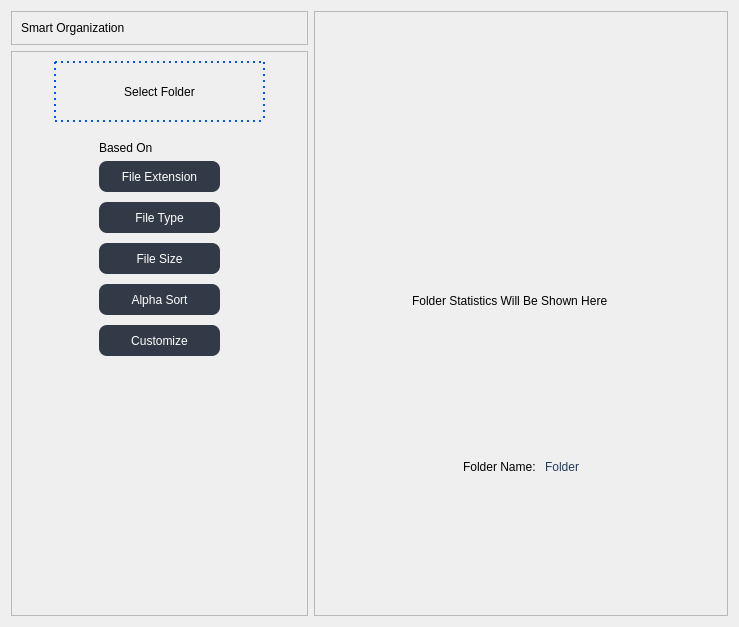
         <widget class="QWidget" name="page_3">
          <property name="toolTip">
           <string>&lt;html&gt;&lt;head/&gt;&lt;body&gt;&lt;p&gt;sdfdfsf&lt;/p&gt;&lt;/body&gt;&lt;/html&gt;</string>
          </property>
          <property name="whatsThis">
           <string>&lt;html&gt;&lt;head/&gt;&lt;body&gt;&lt;p&gt;fsdfsdf&lt;/p&gt;&lt;/body&gt;&lt;/html&gt;</string>
          </property>
          <layout class="QGridLayout" name="gridLayout_27">
           <item row="0" column="0">
            <widget class="QFrame" name="frame_18">
             <property name="frameShape">
              <enum>QFrame::StyledPanel</enum>
             </property>
             <property name="frameShadow">
              <enum>QFrame::Raised</enum>
             </property>
             <layout class="QGridLayout" name="gridLayout_25">
              <item row="0" column="0">
               <widget class="QLabel" name="label_24">
                <property name="styleSheet">
                 <string notr="true">font: 75 20pt &quot;MS Shell Dlg 2&quot;;</string>
                </property>
                <property name="text">
                 <string>Smart Organization</string>
                </property>
               </widget>
              </item>
             </layout>
            </widget>
           </item>
           <item row="0" column="1" rowspan="2">
            <widget class="QFrame" name="frame_17">
             <property name="frameShape">
              <enum>QFrame::StyledPanel</enum>
             </property>
             <property name="frameShadow">
              <enum>QFrame::Raised</enum>
             </property>
             <layout class="QGridLayout" name="gridLayout_24">
              <item row="0" column="1">
               <spacer name="verticalSpacer_17">
                <property name="orientation">
                 <enum>Qt::Vertical</enum>
                </property>
                <property name="sizeHint" stdset="0">
                 <size>
                  <width>20</width>
                  <height>101</height>
                 </size>
                </property>
               </spacer>
              </item>
              <item row="1" column="0">
               <spacer name="horizontalSpacer_54">
                <property name="orientation">
                 <enum>Qt::Horizontal</enum>
                </property>
                <property name="sizeHint" stdset="0">
                 <size>
                  <width>47</width>
                  <height>20</height>
                 </size>
                </property>
               </spacer>
              </item>
              <item row="1" column="1">
               <layout class="QVBoxLayout" name="verticalLayout_29">
                <item>
                 <widget class="QLabel" name="graphLabel">
                  <property name="minimumSize">
                   <size>
                    <width>300</width>
                    <height>300</height>
                   </size>
                  </property>
                  <property name="maximumSize">
                   <size>
                    <width>600</width>
                    <height>600</height>
                   </size>
                  </property>
                  <property name="styleSheet">
                   <string notr="true">font: 10pt &quot;MS Shell Dlg 2&quot;;
padding: 38px;</string>
                  </property>
                  <property name="text">
                   <string>Folder Statistics Will Be Shown Here</string>
                  </property>
                  <property name="scaledContents">
                   <bool>true</bool>
                  </property>
                 </widget>
                </item>
                <item>
                 <layout class="QHBoxLayout" name="horizontalLayout_27">
                  <item>
                   <spacer name="horizontalSpacer_52">
                    <property name="orientation">
                     <enum>Qt::Horizontal</enum>
                    </property>
                    <property name="sizeHint" stdset="0">
                     <size>
                      <width>18</width>
                      <height>20</height>
                     </size>
                    </property>
                   </spacer>
                  </item>
                  <item>
                   <widget class="QLabel" name="label_5">
                    <property name="styleSheet">
                     <string notr="true">font: 75 9pt &quot;MS Shell Dlg 2&quot;;</string>
                    </property>
                    <property name="text">
                     <string>Folder Name: </string>
                    </property>
                   </widget>
                  </item>
                  <item>
                   <widget class="QLabel" name="folderNameLabel">
                    <property name="styleSheet">
                     <string notr="true">color: rgb(33, 60, 92);
font: 10pt &quot;MS Shell Dlg 2&quot;;</string>
                    </property>
                    <property name="text">
                     <string>Folder</string>
                    </property>
                   </widget>
                  </item>
                  <item>
                   <spacer name="horizontalSpacer_53">
                    <property name="orientation">
                     <enum>Qt::Horizontal</enum>
                    </property>
                    <property name="sizeHint" stdset="0">
                     <size>
                      <width>18</width>
                      <height>20</height>
                     </size>
                    </property>
                   </spacer>
                  </item>
                 </layout>
                </item>
               </layout>
              </item>
              <item row="1" column="2">
               <spacer name="horizontalSpacer_55">
                <property name="orientation">
                 <enum>Qt::Horizontal</enum>
                </property>
                <property name="sizeHint" stdset="0">
                 <size>
                  <width>47</width>
                  <height>20</height>
                 </size>
                </property>
               </spacer>
              </item>
              <item row="2" column="1">
               <spacer name="verticalSpacer_18">
                <property name="orientation">
                 <enum>Qt::Vertical</enum>
                </property>
                <property name="sizeHint" stdset="0">
                 <size>
                  <width>20</width>
                  <height>101</height>
                 </size>
                </property>
               </spacer>
              </item>
             </layout>
            </widget>
           </item>
           <item row="1" column="0">
            <widget class="QFrame" name="frame_19">
             <property name="frameShape">
              <enum>QFrame::StyledPanel</enum>
             </property>
             <property name="frameShadow">
              <enum>QFrame::Raised</enum>
             </property>
             <layout class="QGridLayout" name="gridLayout_26">
              <item row="0" column="0">
               <layout class="QVBoxLayout" name="verticalLayout_32">
                <item>
                 <layout class="QHBoxLayout" name="horizontalLayout_28">
                  <item>
                   <spacer name="horizontalSpacer_56">
                    <property name="orientation">
                     <enum>Qt::Horizontal</enum>
                    </property>
                    <property name="sizeHint" stdset="0">
                     <size>
                      <width>18</width>
                      <height>20</height>
                     </size>
                    </property>
                   </spacer>
                  </item>
                  <item>
                   <widget class="QPushButton" name="addFolderBtn">
                    <property name="minimumSize">
                     <size>
                      <width>211</width>
                      <height>61</height>
                     </size>
                    </property>
                    <property name="maximumSize">
                     <size>
                      <width>211</width>
                      <height>61</height>
                     </size>
                    </property>
                    <property name="cursor">
                     <cursorShape>PointingHandCursor</cursorShape>
                    </property>
                    <property name="styleSheet">
                     <string notr="true">border: 2px dotted rgb(0, 85, 255);</string>
                    </property>
                    <property name="text">
                     <string>Select Folder</string>
                    </property>
                    <property name="icon">
                     <iconset>
                      <normaloff>:/newPrefix/icons/plus-2-24 (1).ico</normaloff>:/newPrefix/icons/plus-2-24 (1).ico</iconset>
                    </property>
                   </widget>
                  </item>
                  <item>
                   <spacer name="horizontalSpacer_57">
                    <property name="orientation">
                     <enum>Qt::Horizontal</enum>
                    </property>
                    <property name="sizeHint" stdset="0">
                     <size>
                      <width>18</width>
                      <height>20</height>
                     </size>
                    </property>
                   </spacer>
                  </item>
                 </layout>
                </item>
                <item>
                 <spacer name="verticalSpacer_20">
                  <property name="orientation">
                   <enum>Qt::Vertical</enum>
                  </property>
                  <property name="sizeHint" stdset="0">
                   <size>
                    <width>17</width>
                    <height>13</height>
                   </size>
                  </property>
                 </spacer>
                </item>
                <item>
                 <layout class="QHBoxLayout" name="horizontalLayout_29">
                  <item>
                   <spacer name="horizontalSpacer_58">
                    <property name="orientation">
                     <enum>Qt::Horizontal</enum>
                    </property>
                    <property name="sizeHint" stdset="0">
                     <size>
                      <width>40</width>
                      <height>20</height>
                     </size>
                    </property>
                   </spacer>
                  </item>
                  <item>
                   <layout class="QVBoxLayout" name="verticalLayout_31">
                    <item>
                     <widget class="QLabel" name="label_26">
                      <property name="styleSheet">
                       <string notr="true">font: 75 12pt &quot;MS Shell Dlg 2&quot;;
</string>
                      </property>
                      <property name="text">
                       <string>Based On</string>
                      </property>
                     </widget>
                    </item>
                    <item>
                     <layout class="QVBoxLayout" name="verticalLayout_30">
                      <property name="spacing">
                       <number>10</number>
                      </property>
                      <item>
                       <widget class="QPushButton" name="fExtBtn">
                        <property name="minimumSize">
                         <size>
                          <width>121</width>
                          <height>31</height>
                         </size>
                        </property>
                        <property name="maximumSize">
                         <size>
                          <width>121</width>
                          <height>31</height>
                         </size>
                        </property>
                        <property name="cursor">
                         <cursorShape>PointingHandCursor</cursorShape>
                        </property>
                        <property name="styleSheet">
                         <string notr="true">QPushButton{
border-radius: 8px;
font: 11pt &quot;MS Shell Dlg 2&quot;;
color: rgb(255, 255, 255);
background-color: rgb(49, 58, 70);}

QPushButton:hover{
	background-color: rgb(85, 170, 255);
	
	color: rgb(255, 255, 255);;

}</string>
                        </property>
                        <property name="text">
                         <string>File Extension</string>
                        </property>
                       </widget>
                      </item>
                      <item>
                       <widget class="QPushButton" name="fTypeBtn">
                        <property name="minimumSize">
                         <size>
                          <width>121</width>
                          <height>31</height>
                         </size>
                        </property>
                        <property name="maximumSize">
                         <size>
                          <width>121</width>
                          <height>31</height>
                         </size>
                        </property>
                        <property name="cursor">
                         <cursorShape>PointingHandCursor</cursorShape>
                        </property>
                        <property name="styleSheet">
                         <string notr="true">QPushButton{
border-radius: 8px;
font: 11pt &quot;MS Shell Dlg 2&quot;;
color: rgb(255, 255, 255);
background-color: rgb(49, 58, 70);}

QPushButton:hover{
	background-color: rgb(85, 170, 255);
	
	color: rgb(255, 255, 255);;

}</string>
                        </property>
                        <property name="text">
                         <string>File Type</string>
                        </property>
                       </widget>
                      </item>
                      <item>
                       <widget class="QPushButton" name="fSizeBtn">
                        <property name="minimumSize">
                         <size>
                          <width>121</width>
                          <height>31</height>
                         </size>
                        </property>
                        <property name="maximumSize">
                         <size>
                          <width>121</width>
                          <height>31</height>
                         </size>
                        </property>
                        <property name="cursor">
                         <cursorShape>PointingHandCursor</cursorShape>
                        </property>
                        <property name="styleSheet">
                         <string notr="true">QPushButton{
border-radius: 8px;
font: 11pt &quot;MS Shell Dlg 2&quot;;
color: rgb(255, 255, 255);
background-color: rgb(49, 58, 70);}

QPushButton:hover{
	background-color: rgb(85, 170, 255);
	
	color: rgb(255, 255, 255);;

}</string>
                        </property>
                        <property name="text">
                         <string>File Size</string>
                        </property>
                       </widget>
                      </item>
                      <item>
                       <widget class="QPushButton" name="alphaSortBtn">
                        <property name="minimumSize">
                         <size>
                          <width>121</width>
                          <height>31</height>
                         </size>
                        </property>
                        <property name="maximumSize">
                         <size>
                          <width>121</width>
                          <height>31</height>
                         </size>
                        </property>
                        <property name="cursor">
                         <cursorShape>PointingHandCursor</cursorShape>
                        </property>
                        <property name="styleSheet">
                         <string notr="true">QPushButton{
border-radius: 8px;
font: 11pt &quot;MS Shell Dlg 2&quot;;
color: rgb(255, 255, 255);
background-color: rgb(49, 58, 70);}

QPushButton:hover{
	background-color: rgb(85, 170, 255);
	
	color: rgb(255, 255, 255);;

}</string>
                        </property>
                        <property name="text">
                         <string>Alpha Sort</string>
                        </property>
                       </widget>
                      </item>
                      <item>
                       <widget class="QPushButton" name="customOrgBtn">
                        <property name="minimumSize">
                         <size>
                          <width>121</width>
                          <height>31</height>
                         </size>
                        </property>
                        <property name="maximumSize">
                         <size>
                          <width>121</width>
                          <height>31</height>
                         </size>
                        </property>
                        <property name="cursor">
                         <cursorShape>PointingHandCursor</cursorShape>
                        </property>
                        <property name="styleSheet">
                         <string notr="true">QPushButton{
border-radius: 8px;
font: 11pt &quot;MS Shell Dlg 2&quot;;
color: rgb(255, 255, 255);
background-color: rgb(49, 58, 70);}

QPushButton:hover{
	background-color: rgb(85, 170, 255);
	
	color: rgb(255, 255, 255);;

}</string>
                        </property>
                        <property name="text">
                         <string>Customize</string>
                        </property>
                       </widget>
                      </item>
                     </layout>
                    </item>
                   </layout>
                  </item>
                  <item>
                   <spacer name="horizontalSpacer_59">
                    <property name="orientation">
                     <enum>Qt::Horizontal</enum>
                    </property>
                    <property name="sizeHint" stdset="0">
                     <size>
                      <width>40</width>
                      <height>20</height>
                     </size>
                    </property>
                   </spacer>
                  </item>
                 </layout>
                </item>
                <item>
                 <spacer name="verticalSpacer_19">
                  <property name="orientation">
                   <enum>Qt::Vertical</enum>
                  </property>
                  <property name="sizeHint" stdset="0">
                   <size>
                    <width>17</width>
                    <height>13</height>
                   </size>
                  </property>
                 </spacer>
                </item>
                <item>
                 <layout class="QHBoxLayout" name="horizontalLayout_30">
                  <item>
                   <spacer name="horizontalSpacer_60">
                    <property name="orientation">
                     <enum>Qt::Horizontal</enum>
                    </property>
                    <property name="sizeHint" stdset="0">
                     <size>
                      <width>13</width>
                      <height>20</height>
                     </size>
                    </property>
                   </spacer>
                  </item>
                  <item>
                   <widget class="QLabel" name="label_25">
                    <property name="minimumSize">
                     <size>
                      <width>251</width>
                      <height>231</height>
                     </size>
                    </property>
                    <property name="maximumSize">
                     <size>
                      <width>251</width>
                      <height>231</height>
                     </size>
                    </property>
                    <property name="text">
                     <string/>
                    </property>
                    <property name="pixmap">
                     <pixmap resource="sidebarresource.qrc">:/newPrefix/icons/23.png</pixmap>
                    </property>
                    <property name="scaledContents">
                     <bool>true</bool>
                    </property>
                   </widget>
                  </item>
                  <item>
                   <spacer name="horizontalSpacer_61">
                    <property name="orientation">
                     <enum>Qt::Horizontal</enum>
                    </property>
                    <property name="sizeHint" stdset="0">
                     <size>
                      <width>13</width>
                      <height>20</height>
                     </size>
                    </property>
                   </spacer>
                  </item>
                 </layout>
                </item>
               </layout>
              </item>
             </layout>
            </widget>
           </item>
          </layout>
         </widget>
